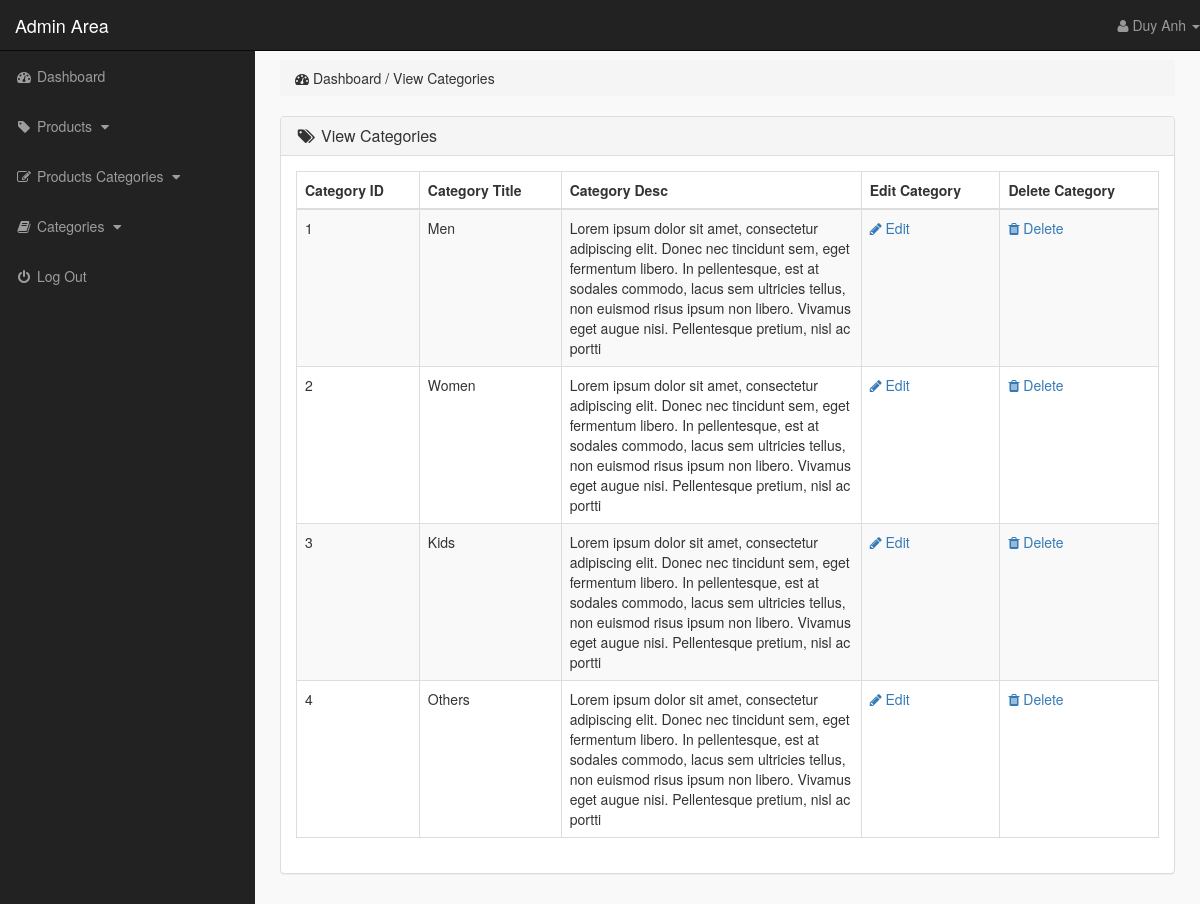
The page /admin_area/index.php?view_cats (signed in) on the database its author committed.
### tables this page shows
CREATE TABLE `categories` (
  `cat_id` int(10) NOT NULL,
  `cat_title` text NOT NULL,
  `cat_desc` text NOT NULL
);

### admin_area/view_cats.php (the view)
<?php
    if(!isset($_SESSION['admin_email'])){
        echo "<script>window.open('login.php','_self')</script>";
    }else{
?>
<div class="row">
    <div class="col-lg-12">
        <ol class="breadcrumb">
            <li>
                <i class="fa fa-dashboard"></i> Dashboard / View Categories
            </li>
        </ol>
    </div>
</div>
<div class="row">
    <div class="col-lg-12">
        <div class="panel panel-default">
            <div class="panel-heading">
                <h3 class="panel-title">
                    <i class="fa fa-tags fa-fw"></i> View Categories
                </h3>
            </div>
            <div class="panel-body">
                <div class="table-responsive">
                    <table class="table table-hover table-striped table-bordered">
                        <thead>
                            <tr>
                                <th> Category ID </th>
                                <th> Category Title </th>
                                <th> Category Desc </th>
                                <th> Edit Category </th>
                                <th> Delete Category </th>
                            </tr>
                        </thead>
                        <tbody>
                            <?php
                                $i=0;
                                $get_cats = "select * from categories";
                                $run_cats = mysqli_query($con,$get_cats);
                                while($row_cats=mysqli_fetch_array($run_cats)){
                                    $cat_id = $row_cats['cat_id'];
                                    $cat_title = $row_cats['cat_title'];
                                    $cat_desc = $row_cats['cat_desc'];
                                    $i++;
                            ?>
                            <tr>
                                <td> <?php echo $i; ?> </td>
                                <td> <?php echo $cat_title; ?> </td>
                                <td width="300"> <?php echo $cat_desc; ?> </td>
                                <td>
                                    <a href="index.php?edit_cat= <?php echo $cat_id; ?> ">
                                        <i class="fa fa-pencil"></i> Edit
                                    </a>
                                </td>
                                <td>
                                    <a href="index.php?delete_cat= <?php echo $cat_id; ?> ">
                                        <i class="fa fa-trash"></i> Delete
                                    </a>
                                </td>
                            </tr>
                            <?php } ?>
                        </tbody>
                    </table>
                </div>
            </div>
        </div>
    </div>
</div>
<?php } ?>

### admin_area/includes/sidebar.php (shortened to what this page needs)
<?php
    if(!isset($_SESSION['admin_email'])){
        echo "<script>window.open('login.php','_self')</script>";
    }else{
?>
<nav class="navbar navbar-inverse navbar-fixed-top">
    <div class="navbar-header">
        <a href="index.php?dashboard" class="navbar-brand">Admin Area</a>
    </div>
    <ul class="nav navbar-right top-nav">
        <li class="dropdown">
            <a href="#" class="dropdown-toggle" data-toggle="dropdown">
                <i class="fa fa-user"></i> <?php echo $admin_name;  ?> <b class="caret"></b>
            </a>
        </li>
    </ul>
    <div class="collapse navbar-collapse navbar-ex1-collapse">
        <ul class="nav navbar-nav side-nav">
            <li>
                <a href="index.php?dashboard">
                        <i class="fa fa-fw fa-dashboard"></i> Dashboard
                </a>
            </li>
            <li>
                <a href="#" data-toggle="collapse" data-target="#products">
                        <i class="fa fa-fw fa-tag"></i> Products
                        <i class="fa fa-fw fa-caret-down"></i>
                </a>
            </li>
            <li>
                <a href="#" data-toggle="collapse" data-target="#p_cat">
                        <i class="fa fa-fw fa-edit"></i> Products Categories
                        <i class="fa fa-fw fa-caret-down"></i>
                </a>
            </li>
            <li>
                <a href="#" data-toggle="collapse" data-target="#cat">
                        <i class="fa fa-fw fa-book"></i> Categories
                        <i class="fa fa-fw fa-caret-down"></i>
                </a>
            </li>
            <li>
                <a href="logout.php">
                    <i class="fa fa-fw fa-power-off"></i> Log Out
                </a>
            </li>
        </ul>
    </div>
</nav>
<?php } ?>

### admin_area/css/style.css (style rules this page uses)
body { margin-top: 100px; }
@media (min-width: 768px) { body { margin-top: 50px; } }
.top-nav { 0 15px; }
.top-nav>li { float: left; display: inline-block; }
.top-nav>li>a { color: #999999; line-height: 20px; padding-top: 15px; padding-bottom: 15px; }
@media (min-width: 768px) { .side-nav { position: fixed; top: 51px; bottom: 0; width: 255px; overflow-y: auto; overflow-x: hidden; background-color: #222222; padding-bottom: 40px; border-radius: 0; } }
@media (min-width: 768px) { .side-nav>li>a { width: 255px; } }
.panel-body { border-radius: 5px; }

### rows shown on the page
categories: cat_title "Men", cat_desc "Lorem ipsum dolor sit amet, consectetur adipiscing elit. Donec nec tincidunt sem, eget fermentum libero. In pellentesque, est at sodales commodo, lacus sem ultricies tellus, non euismod risus ipsum non libero. Vivamus eget augue nisi. Pellentesque pretium, nisl ac portti"
categories: cat_title "Women", cat_desc "Lorem ipsum dolor sit amet, consectetur adipiscing elit. Donec nec tincidunt sem, eget fermentum libero. In pellentesque, est at sodales commodo, lacus sem ultricies tellus, non euismod risus ipsum non libero. Vivamus eget augue nisi. Pellentesque pretium, nisl ac portti"
categories: cat_title "Kids", cat_desc "Lorem ipsum dolor sit amet, consectetur adipiscing elit. Donec nec tincidunt sem, eget fermentum libero. In pellentesque, est at sodales commodo, lacus sem ultricies tellus, non euismod risus ipsum non libero. Vivamus eget augue nisi. Pellentesque pretium, nisl ac portti"
categories: cat_title "Others", cat_desc "Lorem ipsum dolor sit amet, consectetur adipiscing elit. Donec nec tincidunt sem, eget fermentum libero. In pellentesque, est at sodales commodo, lacus sem ultricies tellus, non euismod risus ipsum non libero. Vivamus eget augue nisi. Pellentesque pretium, nisl ac portti"

### other values the page prints
$admin_name "Duy Anh"
